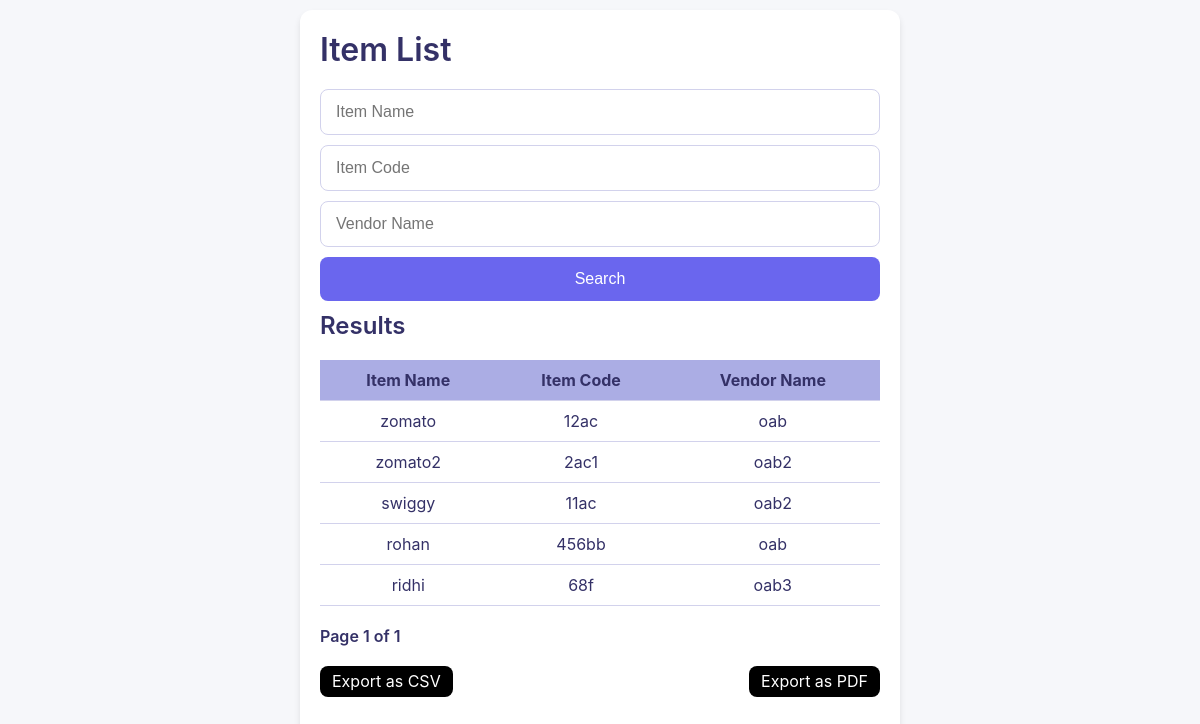
The app's page /items/ with its own data.
### Csv/mainApp/models.py (models this page shows, shortened)
class Item (models.Model):
    name = models.TextField()
    description = models.TextField()
    code = models.TextField()
    quantity = models.IntegerField()
    price = models.DecimalField(max_digits=10,decimal_places=2)
    vendor = models.TextField()

### Csv/mainApp/views.py (the view)
# urls.py: path('items/',item_list_view,name='item-list-view')
def item_list_view(request):
    query_name = request.GET.get('name', '')
    query_code = request.GET.get('code', '')
    query_vendor = request.GET.get('vendor', '')
    export_format = request.GET.get('format','')
    items = Item.objects.all()
    if query_name:
        items = items.filter(name__icontains=query_name)
    if query_code:
        items = items.filter(code__icontains=query_code)
    if query_vendor:
        items = items.filter(vendor__icontains=query_vendor)
    if export_format == 'csv':
        return export_items_as_csv(items)
    elif export_format == 'pdf':
        return export_items_as_pdf(items)
    paginator = Paginator(items, 10)
    page_number = request.GET.get('page')
    page_obj = paginator.get_page(page_number)
    context = {
        'items': page_obj,
        'query_name': query_name,
        'query_code': query_code,
        'query_vendor': query_vendor,
    }
    return render(request, 'items_list.html', context)

### Csv/mainApp/templates/items_list.html (shortened to what this page needs)
<!DOCTYPE html>
<html lang="en">
<head>
    {% load static %}
    <link rel="stylesheet" href="{% static 'main.css' %}">
</head>
<body>
    <div class="container">
        <h1>Item List</h1>
        <form method="get">
            <input type="text" name="name" placeholder="Item Name" value="{{ query_name }}">
            <input type="text" name="code" placeholder="Item Code" value="{{ query_code }}">
            <input type="text" name="vendor" placeholder="Vendor Name" value="{{ query_vendor }}">
            <button type="submit">Search</button>
        </form>
        <h2>Results</h2>
        {% if items %}
            <table>
                <thead>
                    <tr>
                        <th>Item Name</th>
                        <th>Item Code</th>
                        <th>Vendor Name</th>
                    </tr>
                </thead>
                <tbody>
                    {% for item in items %}
                        <tr>
                            <td>{{ item.name }}</td>
                            <td>{{ item.code }}</td>
                            <td>{{ item.vendor }}</td>
                        </tr>
                    {% endfor %}
                </tbody>
            </table>
            <div class="pagination">
                <div class="middle">
                    <span>Page {{ items.number }} of {{ items.paginator.num_pages }}</span>
                </div>
            </div>
        {% else %}
            <p>No items found.</p>
        {% endif %}
        <div class="export-buttons">
            <a href="?format=csv&name={{ query_name }}&code={{ query_code }}&vendor={{ query_vendor }}">Export as CSV</a>
            <a href="?format=pdf&name={{ query_name }}&code={{ query_code }}&vendor={{ query_vendor }}">Export as PDF</a>
        </div>
    </div>
</body>
</html>

### Csv/mainApp/static/main.css (style rules this page uses)
* { margin: 0; padding: 0; box-sizing: border-box; }
body { font-family: -apple-system, BlinkMacSystemFont, "Segoe UI", Roboto, "Helvetica Neue", Arial, sans-serif; background-color: #f6f7fa; color: #343167; margin: 0; padding: 0; }
a { text-decoration: none; }
button { background-color: #6A66EE; padding: 10px 15px; color: white; border: none; outline: none; border-radius: 10px; }

### Csv/mainApp/templates/items_list.html (style rules this page uses)
body { font-family: -apple-system, BlinkMacSystemFont, "Segoe UI", Roboto, "Helvetica Neue", Arial, sans-serif; background-color: #f6f7fa; color: #343167; margin: 0; padding: 0; }
.container { min-height: 100vh; width: 90vw; max-width: 600px; margin: 10px auto; padding: 20px; background-color: #fff; box-shadow: 0 4px 6px rgba(0, 0, 0, 0.1); border-radius: 12px; }
h1, h2 { font-weight: 600; margin-bottom: 20px; color: #343167; }
form input, form button { display: block; width: 100%; line-height: 1.5rem; border-radius: 8px; margin: 10px 0; padding: 10px 15px; outline: none; border: 1px solid #d2d2ec; font-size: 1rem; }
form button { background-color: #6a66ee; color: white; border: none; cursor: pointer; }
table { width: 100%; border-collapse: collapse; margin-top: 20px; }
th, td { padding: 10px; text-align: left; border-bottom: 1px solid #d2d2ec; }
thead tr { background-color: #abade4; }
.pagination,.export-buttons { display: flex; justify-content: space-between; align-items: center; margin-top: 20px; }
.export-buttons a { background: #000; color: white; outline: none; line-height: 1.3rem; padding: 5px 12px; border-radius: 8px; }
.pagination .middle { font-weight: 600; }
th,td { text-align: center; }

### records on screen
Item: name "zomato", code "12ac", vendor "oab"
Item: name "zomato2", code "2ac1", vendor "oab2"
Item: name "swiggy", code "11ac", vendor "oab2"
Item: name "rohan", code "456bb", vendor "oab"
Item: name "ridhi", code "68f", vendor "oab3"

### other values on screen
{{ items.number }} "1"
{{ items.paginator.num_pages }} "1"
